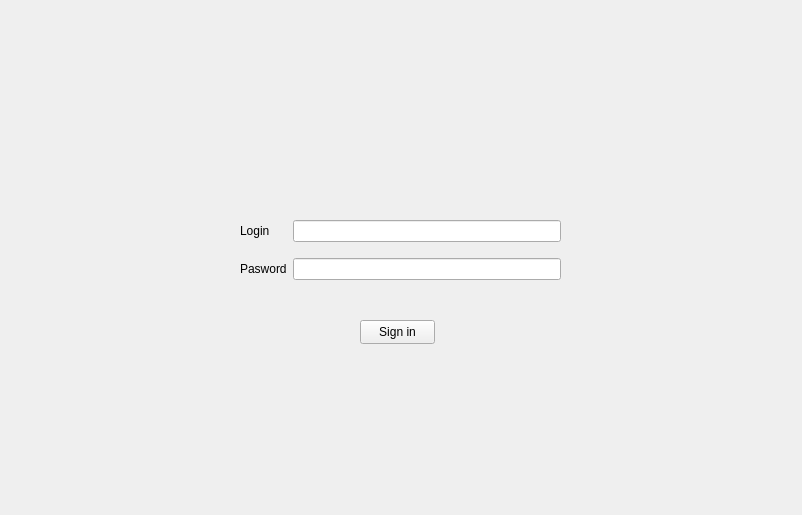
<?xml version="1.0" encoding="UTF-8"?>
<ui version="4.0">
 <class>MainWindow</class>
 <widget class="QMainWindow" name="MainWindow">
  <property name="geometry">
   <rect>
    <x>0</x>
    <y>0</y>
    <width>802</width>
    <height>515</height>
   </rect>
  </property>
  <property name="sizePolicy">
   <sizepolicy hsizetype="Fixed" vsizetype="Fixed">
    <horstretch>0</horstretch>
    <verstretch>0</verstretch>
   </sizepolicy>
  </property>
  <property name="windowTitle">
   <string>MainWindow</string>
  </property>
  <widget class="QWidget" name="centralwidget">
   <widget class="QWidget" name="widget" native="true">
    <property name="geometry">
     <rect>
      <x>190</x>
      <y>130</y>
      <width>421</width>
      <height>241</height>
     </rect>
    </property>
    <property name="autoFillBackground">
     <bool>true</bool>
    </property>
    <property name="styleSheet">
     <string notr="true">
QLineEdit {
	border: 0px
	border-bottom: 1px solid black
}</string>
    </property>
    <widget class="QWidget" name="gridLayoutWidget">
     <property name="geometry">
      <rect>
       <x>50</x>
       <y>80</y>
       <width>321</width>
       <height>80</height>
      </rect>
     </property>
     <layout class="QGridLayout" name="gridLayout">
      <item row="1" column="0">
       <widget class="QLabel" name="label_3">
        <property name="text">
         <string>Pasword</string>
        </property>
       </widget>
      </item>
      <item row="0" column="0">
       <widget class="QLabel" name="label">
        <property name="text">
         <string>Login</string>
        </property>
       </widget>
      </item>
      <item row="1" column="1">
       <widget class="QLineEdit" name="password_line">
        <property name="styleSheet">
         <string notr="true"/>
        </property>
        <property name="echoMode">
         <enum>QLineEdit::Password</enum>
        </property>
       </widget>
      </item>
      <item row="0" column="1">
       <widget class="QLineEdit" name="login_line"/>
      </item>
     </layout>
    </widget>
    <widget class="QPushButton" name="sign_in_button">
     <property name="geometry">
      <rect>
       <x>170</x>
       <y>190</y>
       <width>75</width>
       <height>24</height>
      </rect>
     </property>
     <property name="text">
      <string>Sign in</string>
     </property>
    </widget>
   </widget>
  </widget>
 </widget>
 <resources/>
 <connections/>
</ui>
